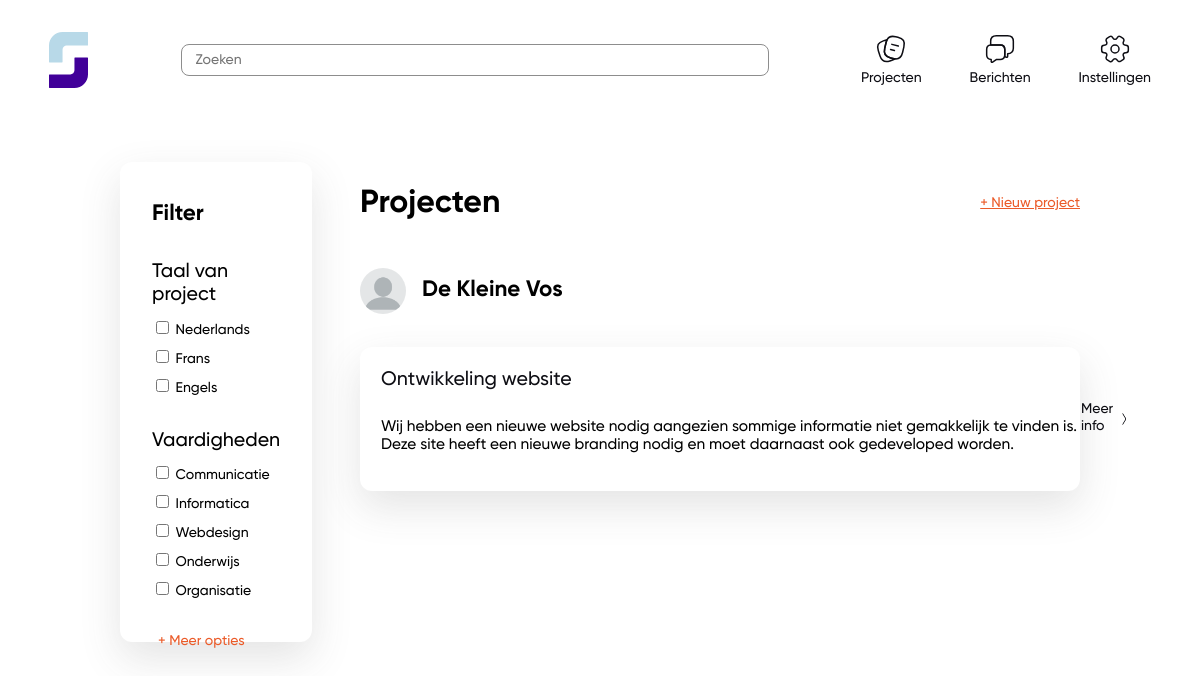
Page /index.php (signed in) on the earlier database version.
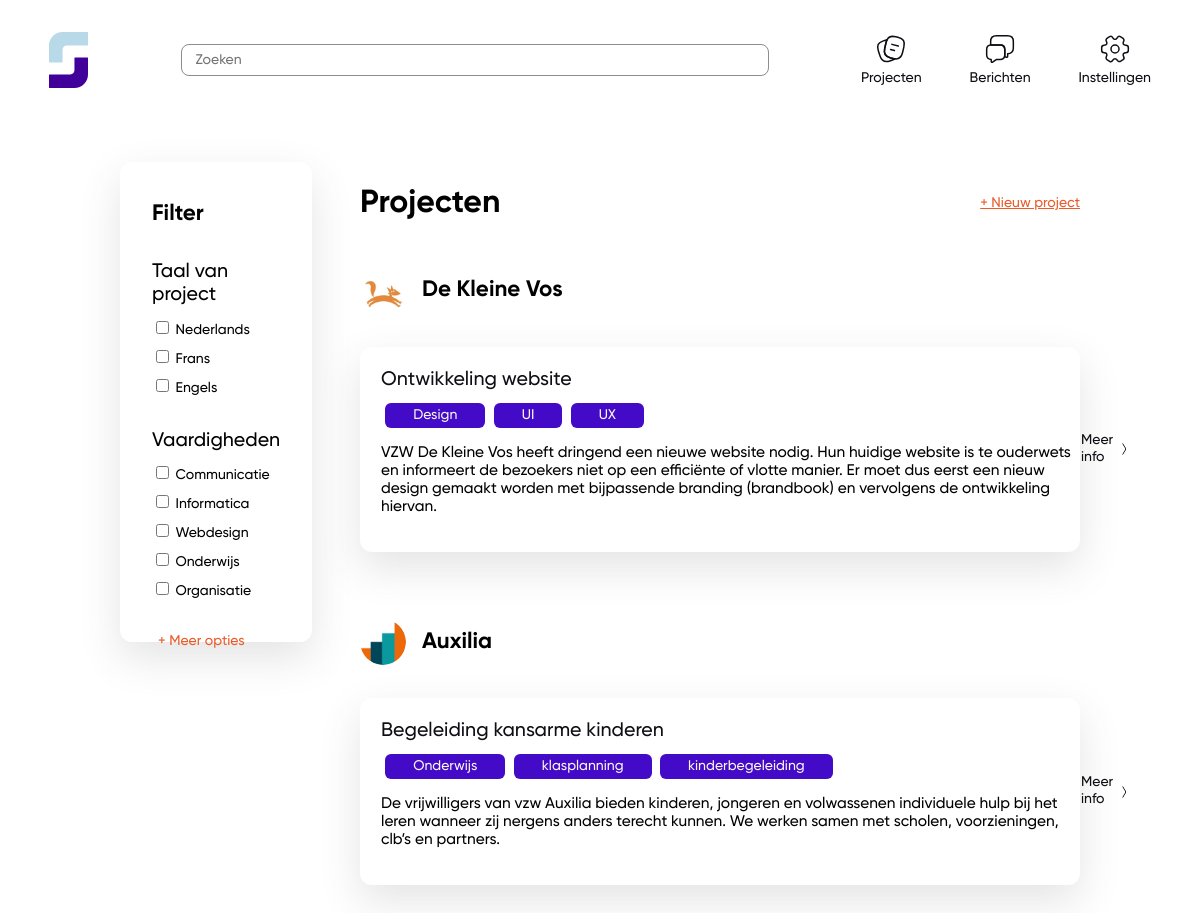
Same page on the later database version.
### tables this page shows
CREATE TABLE `posts` (
  `id` int(11) unsigned NOT NULL AUTO_INCREMENT,
  `title` varchar(300) DEFAULT NULL,
  `description` varchar(300) DEFAULT NULL,
  `date` datetime DEFAULT NULL,
  `user_id` int(11) DEFAULT NULL,
  PRIMARY KEY (`id`)
);

CREATE TABLE `users` (
  `id` int(11) unsigned NOT NULL AUTO_INCREMENT,
  `name` varchar(300) DEFAULT NULL,
  `last_name` varchar(300) DEFAULT NULL,
  `email` varchar(300) DEFAULT NULL,
  `school` varchar(300) DEFAULT NULL,
  `education` varchar(300) DEFAULT NULL,
  `description_vzw` varchar(300) DEFAULT NULL,
  `password` varchar(300) DEFAULT NULL,
  `is_student` tinyint(1) DEFAULT NULL,
  `profile_pic` varchar(300) DEFAULT NULL,
  PRIMARY KEY (`id`)
);

CREATE TABLE `competences` (
  `id` int(11) unsigned NOT NULL AUTO_INCREMENT,
  `name` varchar(300) DEFAULT NULL,
  `user_id` int(11) DEFAULT NULL,
  `post_id` int(11) DEFAULT NULL,
  PRIMARY KEY (`id`)
);

### classes/User.php (called while the page is built, shortened)
<?php
    class User
    {
        public static function getStudentById($id)
        {
            $conn = Db::getInstance();
            $statement = $conn->prepare("SELECT * from users WHERE id = :id AND is_student = 1 ");
            $statement->bindValue(":id", $id);
            $statement->execute();
            $result = $statement->fetch(PDO::FETCH_ASSOC);
            if ($result) {
                return true;
            } else {
                return false;
            }
        }
    }

### classes/Project.php (called while the page is built, shortened)
<?php
    class Project
    {
        public static function getAllProjects()
        {
            $conn = Db::getInstance();
            $statement = $conn->prepare('SELECT * FROM posts INNER JOIN users ON posts.user_id = users.id');
            $statement->execute();
            return $statement->fetchAll();
        }
    }

### classes/Competence.php (called while the page is built, shortened)
<?php
    class Competence
    {
        public static function getCompetencesForDashboard($postId)
        {
            $conn = Db::getInstance();
            $statement = $conn->prepare("SELECT * FROM competences WHERE post_id=:post_id LIMIT 3");
            $statement->bindValue(":post_id", $postId);
            $statement->execute();
            $result = $statement->fetchAll();
            return $result;
        }
    }

### index.php (the view, shortened to what this page needs)
<?php
    $isStudent = User::getStudentById($_SESSION['id']);
    $projects = Project::getAllProjects();
?><!DOCTYPE html>
<html lang="en">
<head>
    <link rel="stylesheet" href="https://use.typekit.net/hbs6zbg.css">
    <link rel="stylesheet" href="style/style.css">
</head>
<body>
    <?php require_once('header.php'); ?>
    <div class="container--feed">
        <div class="filters">
            <h2 class="header-two">Filter</h2>
            <div class="filters__language">
                <h3>Taal van project</h3>
                <div class="filter__languages">
                    <div class="filter__container">
                        <input class="filter__checkbox--active" type="checkbox" name="language" value="nl">
                        <label for="language">Nederlands</label>
                    </div>
                    <div class="filter__container">
                        <input class="filter__checkbox--active" type="checkbox" name="language" value="fr">
                        <label for="language">Frans</label>
                    </div>
                    <div class="filter__container">
                        <input class="filter__checkbox--active" type="checkbox" name="language" value="en">
                        <label for="language">Engels</label>
                    </div>
                </div>
            </div>
            <div class="filters__skills">
                <h3>Vaardigheden</h3>
                <div class="filter__container">
                    <input class="filter__checkbox--active" type="checkbox" name="skills" value="com">
                    <label class="filter__checkbox--active" for="skills">Communicatie</label>
                </div>
                <div class="filter__container">
                    <input class="filter__checkbox--active" type="checkbox" name="skills" value="inf">
                    <label for="skills">Informatica</label>
                </div>
                <div class="filter__container">
                    <input class="filter__checkbox--active" type="checkbox" name="skills" value="des">
                    <label for="skills">Webdesign</label>
                </div>
                <div class="filter__container">
                    <input class="filter__checkbox--active" type="checkbox" name="skills" value="ond">
                    <label for="skills">Onderwijs</label>
                </div>
                <div class="filter__container">
                    <input class="filter__checkbox--active" type="checkbox" name="skills" value="org">
                    <label for="skills">Organisatie</label>
                </div>
            </div>
            <div>
                <button class="btn--extra">+ Meer opties</button>
            </div>
        </div>
        <div class="projects">
            <div class="projects__newProject">
                <h1>Projecten</h1>
                <?php if (!$isStudent): ?>
                    <a href="add-project.php" class="btn--extra">+ Nieuw project</a>
                <?php endif; ?>
            </div>
            <div class="projects__box">
                <ul class="project__box__li">
                    <?php foreach ($projects as $project): ?>
                        <?php
                            $competences = Competence::getCompetencesForDashboard($project[0]);
                        ?>
                    <li>
                        <div class="project__box">
                            <div class="project__box__profile">
                                <?php if (empty($project['profile_pic'])): ?>
                                    <img class="projects__img" src="profile_pictures/profile-pic.png" alt="profile-pic">
                                <?php else: ?>
                                    <img class="projects__img" src="profile_pictures/<?php echo $project['profile_pic'] ?>" alt="profile-pic">
                                <?php endif; ?>
                                <h2><?php echo $project['name']; ?></h2>
                            </div>
                            <div class="project__box__item">
                                <div>
                                    <a href="project.php?project=<?php echo $project[0]; ?>" class="project__title">
                                        <h3><?php echo $project['title']; ?></h3>
                                    </a>
                                    <ul class="project__tags">
                                        <?php foreach ($competences as $competence): ?>
                                            <li class="tags__tag">
                                                <?php echo $competence['name']; ?>
                                            </li>
                                        <?php endforeach; ?>
                                    </ul>
                                    <p class="project__text"><?php echo $project['description']; ?></p>
                                </div>
                                <a href="project.php">
                                    <div class="project__info">
                                        <a class="project__info__link" href="project.php?project=<?php echo $project[0]; ?>">Meer info</a>
                                        <img class="project__info__img" src="assets/img/arrow.png" alt="arrow">
                                    </div>
                                </a>
                            </div>
                        </div>
                    </li>
                    <?php endforeach; ?>
                </ul>
            </div>
        </div>
    </div>
</body>
</html>

### header.php (shortened to what this page needs)
<nav class="nav">
    <div class="nav__logo">
        <a href="index.php">
            <img src="./assets/img/logo.svg" alt="">
        </a>
    </div>
    <div class="nav__searchbar">
        <input class="searchbar__input" type="text" placeholder="Zoeken">
    </div>
    <div class="nav__links__container">
        <div class="nav__links">
            <a href="myprojects.php">
                <img src="./assets/img/projects.svg" alt="">
                <span class="nav__links__text">Projecten</span>
            </a>
        </div>
        <div class="nav__links">
            <a href="messages.php">
                <img src="./assets/img/messages.svg" alt="">
                <span class="nav__links__text">Berichten</span>
            </a>
        </div>
        <div class="nav__links">
            <a href="settings.php">
                <img src="./assets/img/settings.svg" alt="">
                <span class="nav__links__text">Instellingen</span>
            </a>
        </div>
    </div>
</nav>

### style/style.css (style rules this page uses)
:root { --primary: #430BC8; --secondary: #B7D9E8; --accent: #EB5B29; --neutral: #fffcf5; --offblack: #0E0E14; --offwhite: #FAF6EE; --white: #ffffff; --gray: #8d8d8d; }
.nav { display: flex; justify-content: space-between; align-items: center; height: 120px; padding: 0 3.5em; }
.nav__logo { height: 56px; }
.nav__logo a img { height: 100%; }
.searchbar__input { padding: 0.2em 1em; width: 42em; height: 32px; border-radius: 8px; border: 1px solid var(--gray); }
.nav__links__container { display: flex; justify-content: space-between; width: 290px; text-align: center; }
.nav__links a { text-decoration: none; color: var(--offblack); font-weight: 500; }
.nav__links { transition: all .1s ease-in; }
.nav__links__text { display: block; }
body { margin: 0; }
* { font-family: "Gilroy"; font-size: 14px; box-sizing: border-box; }
.header-two, h2 { font-size: 1.6em; font-weight: bold; font-family: "Gilroy", sans-serif; }
h3 { font-size: 1.4em; font-weight: 500; font-family: "Gilroy", sans-serif; margin: 0 0 .6em; }
p { font-size: 1.1em; font-weight: 500; }
.container--feed { display: flex; justify-content: space-between; width: 80%; margin: 3em auto 0; }
.filters { width: 20%; max-height: 480px; background-color: var(--white); padding: calc(32px - 0.83em) 32px; border: none; border-radius: 12px; box-shadow: 0px 16px 40px rgba(75, 75, 75, 0.15); }
.filter__container { margin-top: 8px; }
.filters label { font-size: 1em; }
.filters__language { margin: 32px 0; }
.filters__skills { margin: 32px 0; }
.btn--extra { border: none; background-color: transparent; color: var(--accent); cursor: pointer; font-size: 1em; font-weight: 500; transition: all 0.1s ease-in; }
.project__title { text-decoration: none; color: var(--offblack); }
.project__text { width: 700px; }
.projects { width: 75%; }
.projects h1 { font-size: 32px; }
.projects__img { width: 46px; height: 46px; border-radius: 50%; margin-right: 16px; }
.projects__box { display: flex; flex-direction: column; }
.project__box__li { list-style: none; padding: 0; }
.project__box { margin-bottom: 58px; }
.project__box__profile { display: flex; flex-direction: row; align-items: center; padding-bottom: 24px; }
.project__box__item { background-color: var(--white); padding: 1.5em; width: 100%; border: none; border-radius: 12px; box-shadow: 0px 16px 40px rgba(75, 75, 75, 0.15); display: flex; flex-direction: row; justify-content: space-between; align-items: center; }
.project__tags { list-style: none; display: flex; flex-direction: row; padding: 0; }
.tags__tag { padding: 0.3em 2em; background-color: var(--primary); border-radius: 6px; margin: 0 0.3em; color: var(--offwhite); }
.project__info { display: flex; align-items: center; }
.project__info__link { text-decoration: none; color: var(--offblack); border-bottom: 1px solid transparent; transition: all .2s; }
.project__info__img { width: 16px; height: 16px; padding-left: 6px; }
.projects__newProject { display: flex; flex-direction: row; justify-content: space-between; align-items: center; }

Differences in the rows shown:
changed posts "Ontwikkeling website": user.profile_pic: picture added; description "Wij hebben een nieuwe website nodig aangezien sommige informatie niet gemakkelijk te vinden is. Deze site heeft een nieuwe branding nodig en moet daarnaast ook gedeveloped worden." → "VZW De Kleine Vos heeft dringend een nieuwe website nodig. Hun huidige website is te ouderwets en informeert de bezoekers niet op een efficiënte of vlotte manier. Er moet dus eerst een nieuw design gemaakt worden met bijpassende branding (brandbook) en vervolgens de ontwikkeling hiervan."; profile_pic: picture removed
added competences: name "Design", shown under posts "Ontwikkeling website"
added competences: name "UI", shown under posts "Ontwikkeling website"
added competences: name "UX", shown under posts "Ontwikkeling website"
added posts: user.profile_pic (picture), user.name "Auxilia", title "Begeleiding kansarme kinderen", description "De vrijwilligers van vzw Auxilia bieden kinderen, jongeren en volwassenen individuele hulp bij het leren wanneer zij nergens anders terecht kunnen. We werken samen met scholen, voorzieningen, clb’s en partners."
added competences: name "Onderwijs", shown under "Auxilia"
added competences: name "klasplanning", shown under "Auxilia"
added competences: name "kinderbegeleiding", shown under "Auxilia"
